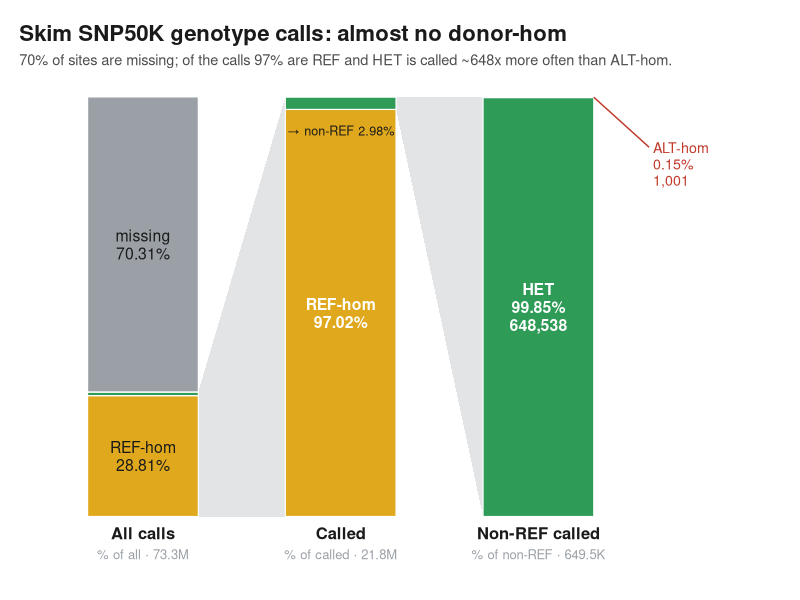

The R script that drew this image:
#!/usr/bin/env Rscript
# Figure: genotype-call composition of the skim SNP50K matrix, as a progressive
# "zoom" stacked bar (technique after stefan, https://stackoverflow.com/a/76094965,
# CC BY-SA 4.0): each bar magnifies a sub-region of the one to its left, connected
# by grey trapezoids.
#
#   All calls  ->  Called (drop missing)  ->  Non-REF called (drop REF)
#
# Why three steps: ALT-hom is 0.00% of all AND 0.00% of called, so only the last
# zoom (into the non-REF calls) makes it visible -- exposing the het-excess:
# 648,539 HET vs 1,001 ALT-hom (~648x), the depth-1 calling artifact.
#
#   category        count        % of all   % of called
#   REF-hom 0/0     21,128,396   28.81      97.02
#   HET             648,538       0.88       2.98
#   ALT-hom          1,001        0.00       0.00
#   missing ./.     51,563,345   70.31      —
# (depth-0 "calls" with zero read support -- REF 40,524, HET 1 -- filtered out.)

suppressPackageStartupMessages({
  library(ggplot2)
  library(ggtext)
})

here <- tryCatch(dirname(sub(
  "^--file=", "",
  grep("^--file=", commandArgs(FALSE), value = TRUE)
)), error = function(e) ".")
if (length(here) == 0 || here == "") here <- "scripts"
FIGDIR <- normalizePath(file.path(here, "..", "nilhmm-paper", "figures"), mustWork = FALSE)

GOLD <- "#E0A81C"
GREEN <- "#2E9B57"
PURPLE <- "#6B3FA0"
GREY <- "#9AA0A6"
INK <- "#1A1A1A"
RED <- "#C0392B"

## ---- counts ---------------------------------------------------------------
n_ref <- 21128396
n_het <- 648538
n_alt <- 1001
n_miss <- 51563345
n_all <- n_ref + n_het + n_alt + n_miss # 73,381,805
n_called <- n_ref + n_het + n_alt # 21,818,460
n_nonref <- n_het + n_alt #    649,540
pct <- function(x, tot) 100 * x / tot

## cumulative tops (percent) for each bar's stack
# bar 1 "All": REF, HET, ALT, missing (called block at the bottom)
a_ref <- pct(n_ref, n_all) # 28.85
a_het <- a_ref + pct(n_het, n_all) # 29.73
a_alt <- a_het + pct(n_alt, n_all) # 29.73
called_top <- a_alt # top of the called block
# bar 2 "Called": REF, HET, ALT
c_ref <- pct(n_ref, n_called) # 97.02
c_het <- c_ref + pct(n_het, n_called) # ~100
nonref_bot <- c_ref # bottom of the non-REF block
# bar 3 "Non-REF": HET, ALT
r_het <- pct(n_het, n_nonref) # 99.85

w <- 0.28
rects <- rbind(
  data.frame(x = 1, ymin = 0, ymax = a_ref, fill = GOLD),
  data.frame(x = 1, ymin = a_ref, ymax = a_het, fill = GREEN),
  data.frame(x = 1, ymin = a_het, ymax = a_alt, fill = PURPLE),
  data.frame(x = 1, ymin = called_top, ymax = 100, fill = GREY),
  data.frame(x = 2, ymin = 0, ymax = c_ref, fill = GOLD),
  data.frame(x = 2, ymin = c_ref, ymax = c_het, fill = GREEN),
  data.frame(x = 2, ymin = c_het, ymax = 100, fill = PURPLE),
  data.frame(x = 3, ymin = 0, ymax = r_het, fill = GREEN),
  data.frame(x = 3, ymin = r_het, ymax = 100, fill = PURPLE)
)
rects$xmin <- rects$x - w
rects$xmax <- rects$x + w

## grey "zoom lens" trapezoids: sub-region of the left bar -> full right bar
conn <- rbind(
  data.frame(
    g = "A", x = c(1 + w, 2 - w, 2 - w, 1 + w),
    y = c(0, 0, 100, called_top)
  ),
  data.frame(
    g = "B", x = c(2 + w, 3 - w, 3 - w, 2 + w),
    y = c(nonref_bot, 0, 100, 100)
  )
)

lab <- function(x, y, text, col = INK, size = 4, face = "plain", hj = 0.5) {
  annotate("text",
    x = x, y = y, label = text, color = col, size = size,
    fontface = face, hjust = hj, lineheight = 0.95
  )
}

cc <- function(x) formatC(x, format = "d", big.mark = ",") # 648,538
mk <- function(x) {
  ifelse(x >= 1e6, sprintf("%.1fM", x / 1e6), # 73.3M / 649.5K
    ifelse(x >= 1e3, sprintf("%.1fK", x / 1e3), as.character(x))
  )
}

p <- ggplot() +
  geom_polygon(data = conn, aes(x, y, group = g), fill = GREY, alpha = 0.28) +
  geom_rect(data = rects, aes(
    xmin = xmin, xmax = xmax, ymin = ymin, ymax = ymax,
    fill = fill
  ), color = "white", linewidth = 0.4) +
  scale_fill_identity() +
  # bar 1 in-segment labels
  lab(1, a_ref / 2, sprintf("REF-hom\n%.2f%%", a_ref)) +
  lab(1, (called_top + 100) / 2, sprintf("missing\n%.2f%%", 100 - called_top)) +
  # bar 2
  lab(2, c_ref / 2, sprintf("REF-hom\n%.2f%%", c_ref), col = "white", face = "bold") +
  # bar 3
  lab(3, r_het / 2, sprintf("HET\n%.2f%%\n%s", r_het, cc(n_het)), col = "white", face = "bold") +
  # callouts for the invisibly-thin slivers
  annotate("segment",
    x = 3 + w, xend = 3 + w + 0.28, y = (r_het + 100) / 2, yend = 88,
    color = RED, linewidth = 0.5
  ) +
  lab(3 + w + 0.30, 84, sprintf("ALT-hom\n%.2f%%\n%s", 100 - r_het, cc(n_alt)),
    col = RED, size = 3.6, hj = 0
  ) +
  lab(2, c_ref - 5, sprintf("→ non-REF %.2f%%", 100 - nonref_bot), col = INK, size = 3.2) +
  # column captions
  lab(1, -4, "All calls", face = "bold", size = 4.2) +
  lab(1, -9, sprintf("%% of all · %s", mk(n_all)), col = GREY, size = 3.3) +
  lab(2, -4, "Called", face = "bold", size = 4.2) +
  lab(2, -9, sprintf("%% of called · %s", mk(n_called)), col = GREY, size = 3.3) +
  lab(3, -4, "Non-REF called", face = "bold", size = 4.2) +
  lab(3, -9, sprintf("%% of non-REF · %s", mk(n_nonref)), col = GREY, size = 3.3) +
  labs(
    title = "Skim SNP50K genotype calls: almost no donor-hom",
    subtitle = "70% of sites are missing; of the calls 97% are REF and HET is called ~648x more often than ALT-hom."
  ) +
  coord_cartesian(ylim = c(-11, 101), xlim = c(0.55, 4.05), clip = "off") +
  theme_void(base_size = 12) +
  theme(
    plot.title = element_text(face = "bold", size = 16, color = INK),
    plot.subtitle = element_text(size = 10.5, color = "grey30"),
    plot.background = element_rect(fill = "white", color = NA),
    plot.margin = margin(12, 14, 10, 14)
  )

out <- file.path(FIGDIR, "genotype_call_composition.png")
ggsave(out, p, width = 9, height = 5.6, dpi = 200, bg = "white")
cat(sprintf(
  "%% of all:    REF %.2f  HET %.2f  ALT %.4f  miss %.2f\n",
  a_ref, a_het - a_ref, a_alt - a_het, 100 - called_top
))
cat(sprintf(
  "%% of called: REF %.2f  HET %.2f  ALT %.4f\n",
  c_ref, c_het - c_ref, 100 - c_het
))
cat(sprintf(
  "%% non-REF:   HET %.2f  ALT %.2f  (HET:ALT = %.0f:1)\n",
  r_het, 100 - r_het, n_het / n_alt
))
cat("wrote:", out, "\n")
